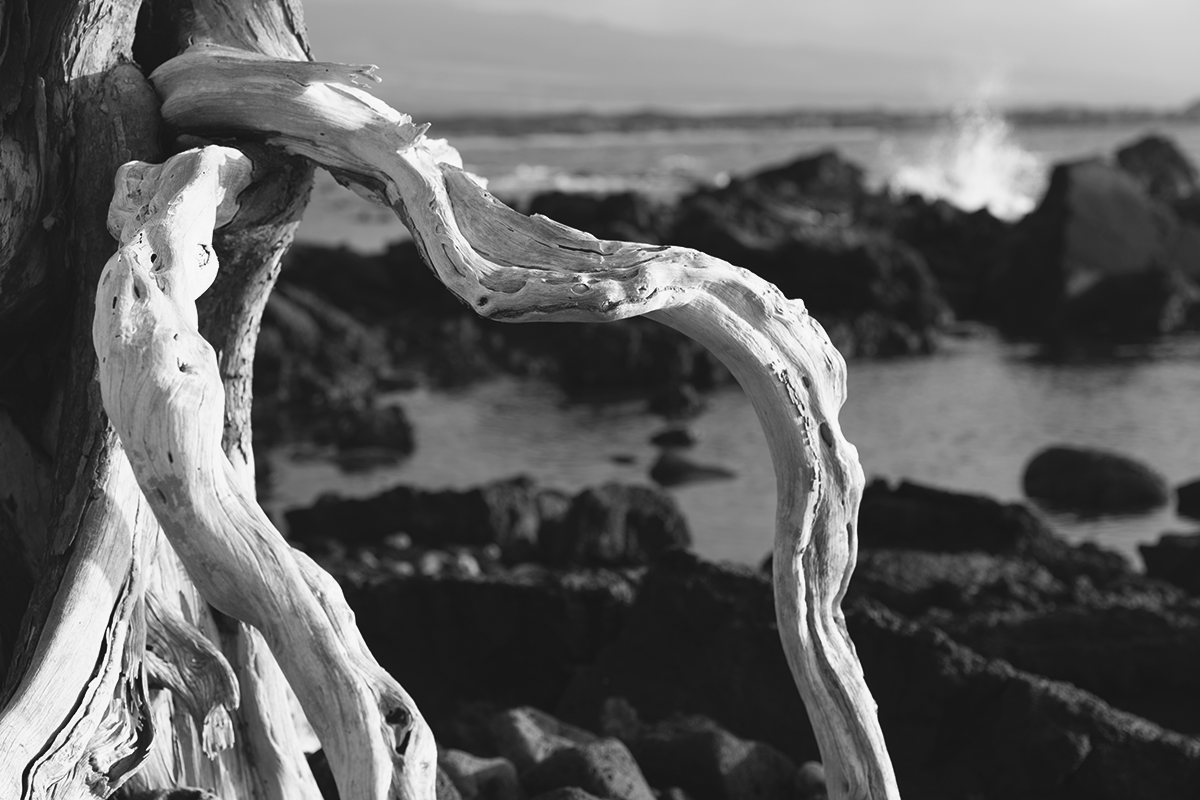
#> input picture Lab 01/Tree.tif, 1200 x 800 px
$ python Task2.py
#> lines starting #> are read from the running program, lines starting #| are printed output that depends on the picture
#> further down, im is the input picture: PIL image 1200x800 L; min 19, max 248, mean 97
#| image mode is: L
### Lab 02/MyImageFunctions.py
import numpy as np

def myImageInverse(inImage):
    """
    Takes a numpy matrix representing a grayscale image (dtype uint8) and
    returns a numpy matrix of the same size that is the image inverse,
    computed as 255 - in_value using nested loops.
    """
    # Determine size
    rows, cols = inImage.shape
#> rows = 800; cols = 1200
    # Create output matrix of same size and dtype
    outImage = np.zeros((rows, cols), dtype=inImage.dtype)
    # Compute inverse using nested loops
    for r in range(rows):
        for c in range(cols):
            in_val = int(inImage[r][c])
            out_val = 255 - in_val
            outImage[r][c] = out_val
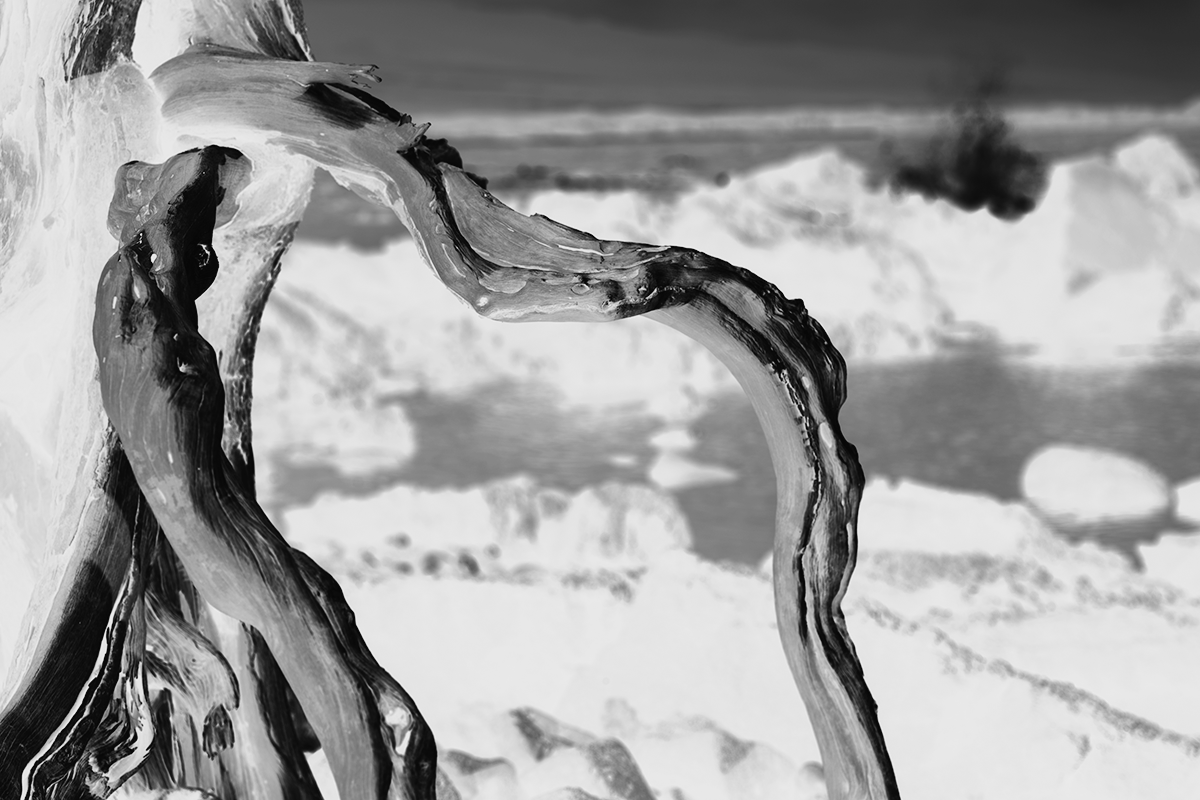
#> outImage: shape (800, 1200); min 7, max 236, mean 158
    return outImage


# [123 lines left out: functions mybilinear, myImageResize, myRMSE, myimresize, not called in this run]

### Lab 01/Task2.py
# Import pillow
from PIL import Image, ImageOps
# Import numpy
import numpy as np
from numpy import asarray
# Read the image from file.
im = Image.open('Tree.tif')
# Show the image.
im.show()
# Print the image mode.
print("image mode is:", im.mode)
# Create numpy matrix to access the pixel values.
im_pixels = asarray(im)
# Import myImageInverse from myImageInverse
from MyImageFunctions import myImageInverse
im_inv_pixels = myImageInverse(im_pixels)
# Create an image from im_inv_pixels.
im_inv = Image.fromarray(np.uint8(im_inv_pixels))
# Show the inverse image.
im_inv.show()
# Save the inverse image to a file.
im_inv.save("Tree_inv.tif")

# Compute maximum pixel value of the inverse image using nested loops (no built-ins)
rows_i, cols_i = im_inv_pixels.shape
#> rows_i = 800; cols_i = 1200
max_inv = 0
for r in range(rows_i):
    for c in range(cols_i):
        val = int(im_inv_pixels[r][c])
        if r == 0 and c == 0:
            max_inv = val
        elif val > max_inv:
            max_inv = val
print("Max of inverse Tree image:", max_inv)
#| Max of inverse Tree image: 236

# Also compute the minimum of the original image using nested loops (for relationship)
rows_o, cols_o = im_pixels.shape
#> rows_o = 800; cols_o = 1200
min_orig = 0
for r in range(rows_o):
    for c in range(cols_o):
        val = int(im_pixels[r][c])
        if r == 0 and c == 0:
            min_orig = val
        elif val < min_orig:
            min_orig = val
print("Min of original Tree image:", min_orig)
#| Min of original Tree image: 19
print("255 - min(original) =", 255 - min_orig)
#| 255 - min(original) = 236
